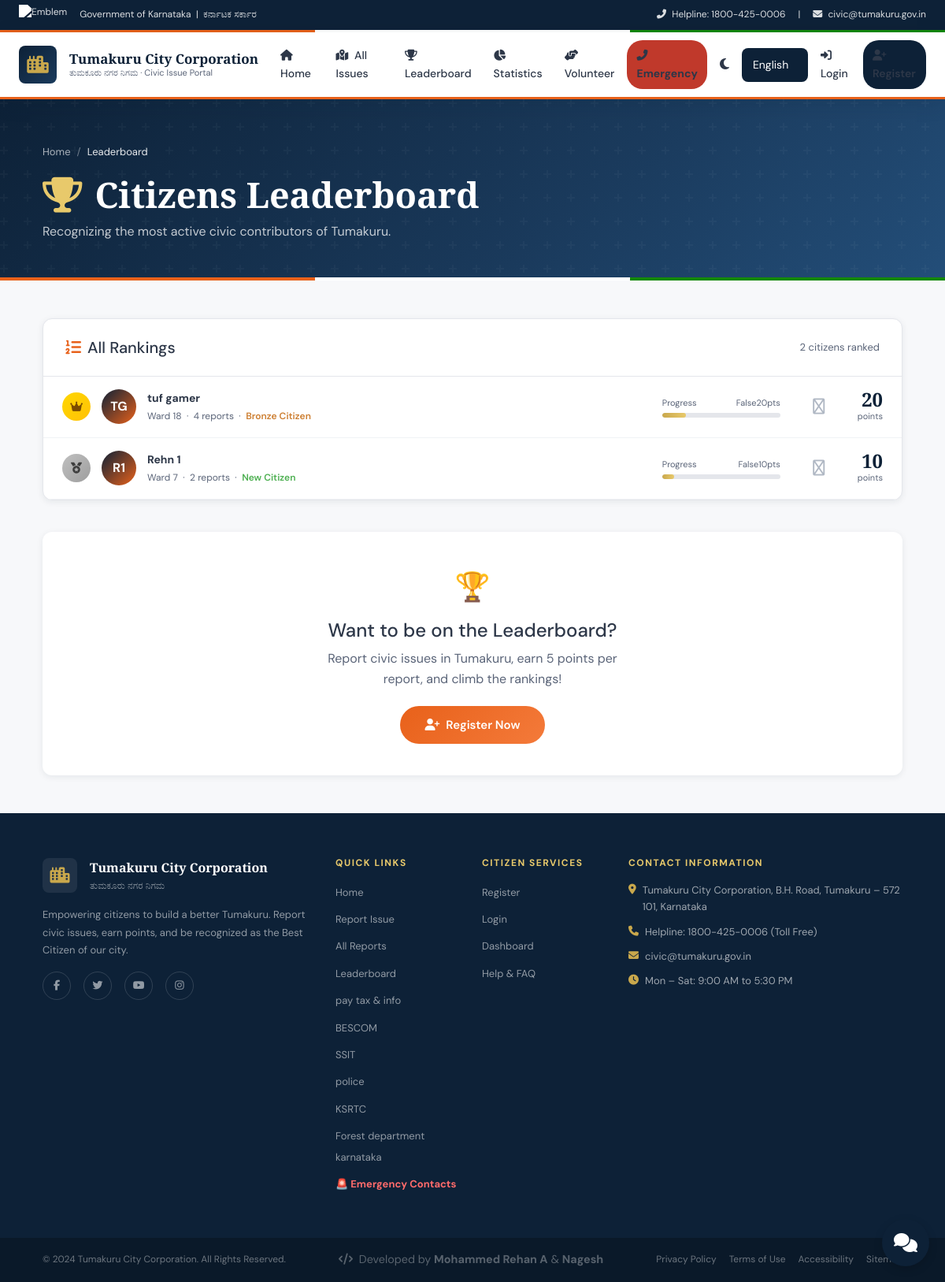
Page /leaderboard/ on the committed database.
### accounts/models.py (models this page shows, shortened)
class CitizenProfile(models.Model):
    WARD_CHOICES = [
        (str(i), f"Ward {i}") for i in range(1, 36)
    ]
    user = models.OneToOneField(User, on_delete=models.CASCADE, related_name='profile')
    phone = models.CharField(max_length=15, blank=True)
    address = models.TextField(blank=True)
    ward_number = models.CharField(max_length=5, choices=WARD_CHOICES, blank=True)
    aadhaar_last4 = models.CharField(max_length=4, blank=True, verbose_name="Aadhaar Last 4 Digits")
    profile_photo = models.ImageField(upload_to='profile_photos/', blank=True, null=True)
    points = models.PositiveIntegerField(default=0)
    total_reports = models.PositiveIntegerField(default=0)
    is_verified = models.BooleanField(default=False)
    joined_date = models.DateField(auto_now_add=True)
    bio = models.TextField(blank=True, max_length=300)
    class Meta:
        verbose_name = "Citizen Profile"
        verbose_name_plural = "Citizen Profiles"
    def get_level(self):
        if self.points >= 200:
            return "Platinum Citizen"
        elif self.points >= 100:
            return "Gold Citizen"
        elif self.points >= 50:
            return "Silver Citizen"
        elif self.points >= 20:
            return "Bronze Citizen"
        else:
            return "New Citizen"
    def get_level_badge_color(self):
        level = self.get_level()
        colors = {
            "Platinum Citizen": "#E5E4E2",
            "Gold Citizen": "#FFD700",
            "Silver Citizen": "#C0C0C0",
            "Bronze Citizen": "#CD7F32",
            "New Citizen": "#4CAF50",
        }
        return colors.get(level, "#4CAF50")
    def certificates_earned(self):
        from django.conf import settings
        return self.points // settings.POINTS_FOR_CERTIFICATE
    @property
    def progress_percentage(self):
        from django.conf import settings
        threshold = settings.POINTS_FOR_CERTIFICATE
        return min((self.points % threshold) / threshold * 100, 100)

### reports/views.py (the view)
# urls.py: path('leaderboard/', report_views.leaderboard, name='leaderboard'),
def leaderboard(request):
    citizens = CitizenProfile.objects.select_related('user').filter(
        total_reports__gt=0
    ).order_by('-points')[:50]
    return render(request, 'reports/leaderboard.html', {
        'citizens': citizens,
        'threshold': settings.POINTS_FOR_CERTIFICATE,
    })

### templates/reports/leaderboard.html (shortened to what this page needs)
{% extends 'base.html' %}
{% block content %}
<div class="page-hero">
  <div class="container px-4">
    <nav aria-label="breadcrumb"><ol class="breadcrumb"><li class="breadcrumb-item"><a href="{% url 'home' %}">Home</a></li><li class="breadcrumb-item active">Leaderboard</li></ol></nav>
    <h1 class="mt-2"><i class="fas fa-trophy me-3" style="color:var(--gold-light)"></i>Citizens Leaderboard</h1>
    <p style="opacity:.75; margin:0">Recognizing the most active civic contributors of Tumakuru.</p>
  </div>
  <div class="page-hero-tricolor"></div>
</div>
<div class="container px-4 py-5">
  <div class="detail-card">
    <div class="detail-header d-flex justify-content-between align-items-center">
      <h5 class="mb-0"><i class="fas fa-list-ol me-2 text-saffron"></i>All Rankings</h5>
      <span style="font-size:13px; color:var(--gray-600)">{{ citizens|length }} citizens ranked</span>
    </div>
    <div class="detail-body" style="padding:0">
      {% for citizen in citizens %}
      <div style="padding:16px 24px; border-bottom:1px solid var(--gray-50); display:flex; align-items:center; gap:14px; transition:var(--transition);" onmouseover="this.style.background='var(--gray-50)'" onmouseout="this.style.background=''">
        <div class="rank-badge rank-{% if forloop.counter <= 3 %}{{ forloop.counter }}{% else %}other{% endif %}" style="flex-shrink:0">
          {% if forloop.counter == 1 %}<i class="fas fa-crown"></i>
          {% elif forloop.counter == 2 %}<i class="fas fa-medal"></i>
          {% elif forloop.counter == 3 %}<i class="fas fa-award"></i>
          {% else %}{{ forloop.counter }}{% endif %}
        </div>
        <div class="citizen-avatar-lg" style="flex-shrink:0">
          {{ citizen.user.first_name|first|upper }}{{ citizen.user.last_name|first|upper }}
        </div>
        <div style="flex:1; min-width:0">
          <div style="font-weight:700; font-size:14px; color:var(--gray-800)">{{ citizen.user.get_full_name|default:citizen.user.username }}</div>
          <div style="font-size:12px; color:var(--gray-600); margin-top:2px">
            {% if citizen.ward_number %}Ward {{ citizen.ward_number }} &nbsp;·&nbsp;{% endif %}
            {{ citizen.total_reports }} reports &nbsp;·&nbsp;
            <span style="color:{{ citizen.get_level_badge_color }}; font-weight:600">{{ citizen.get_level }}</span>
          </div>
        </div>
        <div class="d-none d-md-block" style="width:150px; flex-shrink:0">
          <div style="font-size:11px; color:var(--gray-600); margin-bottom:4px; display:flex; justify-content:space-between">
            <span>Progress</span><span>{{ citizen.points|divisibleby:100 }}{{ citizen.points }}pts</span>
          </div>
          <div style="height:6px; background:var(--gray-100); border-radius:3px; overflow:hidden">
            <div style="height:100%; background:linear-gradient(90deg,var(--gold),var(--gold-light)); width:{{ citizen.progress_percentage }}%; border-radius:3px"></div>
          </div>
        </div>
        <div class="d-none d-md-flex flex-column align-items-center" style="width:70px; flex-shrink:0">
          {% if citizen.certificates_earned > 0 %}
          <div style="color:var(--gold); font-size:20px"><i class="fas fa-certificate"></i></div>
          <div style="font-size:11px; color:var(--gold); font-weight:700">×{{ citizen.certificates_earned }}</div>
          {% else %}
          <div style="color:var(--gray-300); font-size:20px"><i class="far fa-certificate"></i></div>
          {% endif %}
        </div>
        <div style="text-align:right; flex-shrink:0">
          <div style="font-family:'Playfair Display',serif; font-size:1.5rem; font-weight:700; color:var(--navy); line-height:1">{{ citizen.points }}</div>
          <div style="font-size:11px; color:var(--gray-600)">points</div>
        </div>
      </div>
      {% empty %}
      <div class="empty-state">
        <i class="fas fa-users d-block"></i>
        <h5>No Citizens Yet</h5>
        <p>Be the first to register and start reporting!</p>
      </div>
      {% endfor %}
    </div>
  </div>
  <div style="text-align:center; margin-top:40px; padding:40px 20px; background:white; border-radius:var(--radius); box-shadow:var(--shadow-sm)">
    <div style="font-size:36px; margin-bottom:12px">🏆</div>
    <h4>Want to be on the Leaderboard?</h4>
    <p style="color:var(--gray-600); max-width:400px; margin:0 auto 20px">Report civic issues in Tumakuru, earn 5 points per report, and climb the rankings!</p>
    {% if user.is_authenticated %}
    <a href="{% url 'submit_report' %}" class="btn-primary-civic"><i class="fas fa-plus-circle"></i> Report an Issue</a>
    {% else %}
    <a href="{% url 'register' %}" class="btn-primary-civic"><i class="fas fa-user-plus"></i> Register Now</a>
    {% endif %}
  </div>
</div>
{% endblock %}

### static/css/main.css (style rules this page uses)
:root { --navy: #0D2137; --navy-mid: #1A3A5C; --navy-light: #234E79; --saffron: #E8611A; --saffron-lt: #F47A3A; --gold: #C9A84C; --gold-light: #E8C96B; --green: #138808; --green-lt: #1DB010; --white: #FFFFFF; --off-white: #F7F8FA; --gray-50: #F0F2F5; --gray-100: #E4E6EB; --gray-300: #B0B8C4; --gray-600: #5A6478; --gray-800: #2D3748; --shadow-sm: 0 2px 8px rgba(13,33,55,0.08); --shadow-md: 0 6px 24px rgba(13,33,55,0.12); --shadow-lg: 0 16px 48px rgba(13,33,55,0.16); --radius: 12px; --radius-sm: 8px; --transition: 0.25s cubic-bezier(0.4,0,0.2,1); }
* { box-sizing: border-box; margin: 0; padding: 0; }
html { scroll-behavior: smooth; }
body { font-family: 'DM Sans', -apple-system, BlinkMacSystemFont, sans-serif; background: var(--off-white); color: var(--gray-800); line-height: 1.65; min-height: 100vh; display: flex; flex-direction: column; }
h1, h2, h3, .display-font { font-family: 'Playfair Display', Georgia, serif; }
.page-hero { background: linear-gradient(135deg, var(--navy) 0%, var(--navy-mid) 60%, var(--navy-light) 100%); color: white; padding: 56px 0 48px; position: relative; overflow: hidden; }
.page-hero::before { content: ''; position: absolute; inset: 0; }
.page-hero-tricolor { position: absolute; bottom: 0; left: 0; right: 0; height: 4px; background: linear-gradient(90deg, var(--saffron) 33.33%, var(--white) 33.33% 66.66%, var(--green) 66.66%); }
.page-hero h1 { font-size: clamp(1.8rem, 4vw, 2.8rem); font-weight: 700; line-height: 1.2; }
.page-hero .breadcrumb-item, .page-hero .breadcrumb-item a { color: rgba(255,255,255,0.65); font-size: 13px; text-decoration: none; }
.page-hero .breadcrumb-item.active { color: rgba(255,255,255,0.9); }
.page-hero .breadcrumb-item + .breadcrumb-item::before { color: rgba(255,255,255,0.4); }
.btn-primary-civic { background: linear-gradient(135deg, var(--saffron), var(--saffron-lt)); color: white; border: none; border-radius: 25px; padding: 12px 32px; font-weight: 600; font-size: 15px; transition: var(--transition); cursor: pointer; display: inline-flex; align-items: center; gap: 8px; text-decoration: none; }
.rank-badge { width: 36px; height: 36px; border-radius: 50%; display: flex; align-items: center; justify-content: center; font-weight: 700; font-size: 14px; flex-shrink: 0; }
.rank-1 { background: linear-gradient(135deg, #FFD700, #FFC107); color: #7B4C00; }
.rank-2 { background: linear-gradient(135deg, #C0C0C0, #9E9E9E); color: #3D3D3D; }
.citizen-avatar-lg { width: 44px; height: 44px; border-radius: 50%; background: linear-gradient(135deg, var(--navy), var(--saffron)); color: white; font-size: 16px; font-weight: 700; display: flex; align-items: center; justify-content: center; flex-shrink: 0; }
.detail-card { background: white; border-radius: var(--radius); box-shadow: var(--shadow-sm); border: 1px solid var(--gray-100); overflow: hidden; }
.detail-header { padding: 24px 28px; border-bottom: 1px solid var(--gray-100); }
.detail-body { padding: 28px; }
.text-saffron { color: var(--saffron); }

### rows in the picture
CitizenProfile: user.first_name|first "T", user.last_name|first "G", user.get_full_name "tuf gamer", ward_number "18", total_reports "4", get_level "Bronze Citizen", points|divisibleby "False", points "20"
CitizenProfile: user.first_name|first "R", user.last_name|first "1", user.get_full_name "Rehn 1", ward_number "7", total_reports "2", get_level "New Citizen", points|divisibleby "False", points "10"

### other values in the picture
{{ citizens|length }} "2"
form field language "English"
